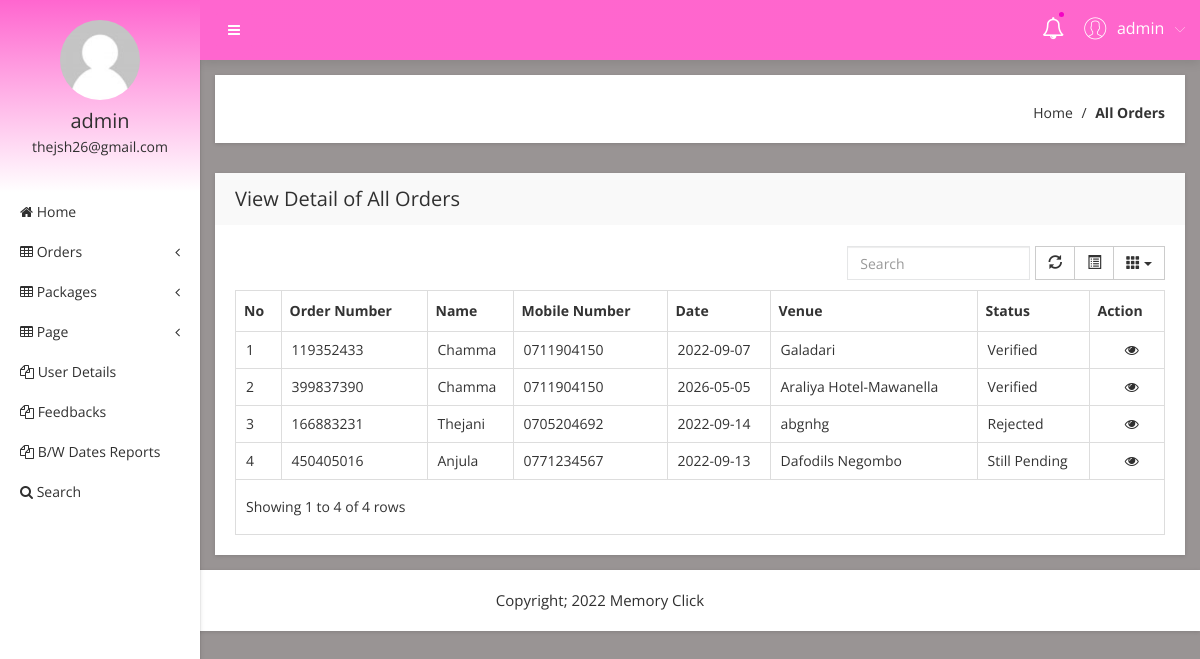
Screenshot of /admin/all_orders.php (signed in) with the database file from the repository.
### tables this page shows
CREATE TABLE `tblservice` (
  `ID` int(10) NOT NULL,
  `UserID` int(5) NOT NULL,
  `OrderID` varchar(200) DEFAULT NULL,
  `Name` varchar(200) DEFAULT NULL,
  `MobileNumber` varchar(12) DEFAULT NULL,
  `Email` varchar(100) DEFAULT NULL,
  `Address` varchar(200) DEFAULT NULL,
  `Venue` varchar(100) DEFAULT NULL,
  `Date` varchar(20) DEFAULT NULL,
  `Function` varchar(20) DEFAULT NULL,
  `Package` varchar(15) DEFAULT NULL,
  `Other` varchar(500) DEFAULT NULL,
  `Dateofapply` timestamp NULL DEFAULT current_timestamp(),
  `Remark` varchar(200) DEFAULT NULL,
  `Status` varchar(50) DEFAULT NULL,
  `UpdationDate` timestamp NULL DEFAULT NULL ON UPDATE current_timestamp(),
  `STime` varchar(20) NOT NULL,
  `ETime` varchar(20) NOT NULL
);

### admin/all_orders.php (the view, shortened to what this page needs)
<?php
include('includes/dbconnection.php');
if (strlen($_SESSION['obcsaid']==0)) {
  header('location:logout.php');
  } else{
  ?>
<!doctype html>
<html class="no-js" lang="en">
<head>
    <link rel="stylesheet" href="css/bootstrap.min.css">
    <link rel="stylesheet" href="css/font-awesome.min.css">
    <link rel="stylesheet" href="css/adminpro-custon-icon.css">
    <link rel="stylesheet" href="css/meanmenu.min.css">
    <link rel="stylesheet" href="css/jquery.mCustomScrollbar.min.css">
    <link rel="stylesheet" href="css/animate.css">
    <link rel="stylesheet" href="css/data-table/bootstrap-table.css">
    <link rel="stylesheet" href="css/data-table/bootstrap-editable.css">
    <link rel="stylesheet" href="css/normalize.css">
    <link rel="stylesheet" href="css/c3.min.css">
    <link rel="stylesheet" href="style.css">
    <link rel="stylesheet" href="css/responsive.css">
</head>
<body class="materialdesign">
    <div class="wrapper-pro">
      <?php include_once('includes/sidebar.php');?>
        <?php include_once('includes/header.php');?>
            <div class="breadcome-area mg-b-30 small-dn">
                <div class="container-fluid">
                    <div class="row">
                        <div class="col-lg-12">
                            <div class="breadcome-list shadow-reset">
                                <div class="row">
                                    <div class="col-lg-12">
                                        <ul class="breadcome-menu">
                                            <li><a href="dashboard.php">Home</a> <span class="bread-slash">/</span>
                                            </li>
                                            <li><span class="bread-blod">All Orders</span>
                                            </li>
                                        </ul>
                                    </div>
                                </div>
                            </div>
                        </div>
                    </div>
                </div>
            </div>
            <div class="data-table-area mg-b-15">
                <div class="container-fluid">
                    <div class="row">
                        <div class="col-lg-12">
                            <div class="sparkline13-list shadow-reset">
                                <div class="sparkline13-hd">
                                    <div class="main-sparkline13-hd">
                                        <h1>View <span class="table-project-n">Detail of</span> All Orders</h1>
                                    </div>
                                </div>
                                <div class="sparkline13-graph">
                                    <div class="datatable-dashv1-list custom-datatable-overright">
                                    <table id="table" data-toggle="table" data-pagination="true" data-search="true" data-show-columns="true"  data-show-refresh="true" data-key-events="true" data-show-toggle="true" data-resizable="true" data-cookie="true" data-cookie-id-table="saveId" >
                                            <thead>
                                                <tr>
                                                    <th>No</th>
                                                    <th>Order Number</th>
                                                    <th>Name</th>
                                                    <th>Mobile Number</th>
                                                    <th>Date</th>
                                                    <th>Venue</th>
                                                    <th>Status</th>
                                                    <th data-field="action">Action</th>
                                                </tr>
                                            </thead>
                                            <tbody>
                                              <?php
$sql="SELECT * from tblservice";
$query = $dbh -> prepare($sql);
$query->execute();
$results=$query->fetchAll(PDO::FETCH_OBJ);
$cnt=1;
if($query->rowCount() > 0)
{
foreach($results as $row)
{               ?>
                                                <tr>
                                                    <td><?php echo htmlentities($cnt);?></td>
                                                    <td><?php  echo htmlentities($row->OrderID);?></td>
                                                    <td><?php  echo htmlentities($row->Name);?></td>
                                                    <td><?php  echo htmlentities($row->MobileNumber);?></td>
                                                    <td><?php  echo htmlentities($row->Date);?></td>
                                                    <td><?php  echo htmlentities($row->Venue);?></td>
                                                  <?php if($row->Status==""){ ?>
                     <td><?php echo "Still Pending"; ?></td>
<?php } else { ?>                  <td><?php  echo htmlentities($row->Status);?>
                  </td>
                  <?php } ?>
                                                    <td class="datatable-ct"><a href="view_order_detail.php?viewid=<?php echo htmlentities ($row->ID);?>"><i class="fa fa-eye" aria-hidden="true"></i></a>
                                                    </td>
                                                </tr>
                                             <?php $cnt=$cnt+1;}} ?>
                                            </tbody>
                                        </table>
                                    </div>
                                </div>
                            </div>
                        </div>
                    </div>
                </div>
            </div>
        </div>
    </div>
  <?php include_once('includes/footer.php');?>
</body>
</html><?php }  ?>

### admin/includes/sidebar.php (shortened to what this page needs)
     <?php
include('includes/dbconnection.php');
if (strlen($_SESSION['obcsaid']==0)) {
  header('location:logout.php');
  } else{
  ?>
  <div class="left-sidebar-pro">
            <nav id="sidebar">
                <div class="sidebar-header">
                    <a href="#"><img src="img/message/avatar.jpg" alt="" />
                    </a>
                    <?php
$aid=$_SESSION['obcsaid'];
$sql="SELECT AdminName,Email from  tbladmin where ID=:aid";
$query = $dbh -> prepare($sql);
$query->bindParam(':aid',$aid,PDO::PARAM_STR);
$query->execute();
$results=$query->fetchAll(PDO::FETCH_OBJ);
$cnt=1;
if($query->rowCount() > 0)
{
foreach($results as $row)
{               ?>
                    <h3> <?php  echo $row->AdminName;?></h3>
                    <p> <?php  echo $row->Email;?></p>
                  <?php $cnt=$cnt+1;}} ?>
                </div>
                <div class="left-custom-menu-adp-wrap">
                    <ul class="nav navbar-nav left-sidebar-menu-pro">
                        <li class="nav-item">
                            <a href="dashboard.php" role="button" aria-expanded="false"><i class="fa big-icon fa-home"></i> <span class="mini-dn">Home</span> </a>
                        </li>
                        <li class="nav-item"><a href="#" data-toggle="dropdown" role="button" aria-expanded="false" class="nav-link dropdown-toggle"><i class="fa big-icon fa-table"></i> <span class="mini-dn">Orders</span> <span class="indicator-right-menu mini-dn"><i class="fa indicator-mn fa-angle-left"></i></span></a>
                        </li>
                        <li class="nav-item"><a href="#" data-toggle="dropdown" role="button" aria-expanded="false" class="nav-link dropdown-toggle"><i class="fa big-icon fa-table"></i> <span class="mini-dn">Packages</span> <span class="indicator-right-menu mini-dn"><i class="fa indicator-mn fa-angle-left"></i></span></a>
                        </li>
                        <li class="nav-item"><a href="#" data-toggle="dropdown" role="button" aria-expanded="false" class="nav-link dropdown-toggle"><i class="fa big-icon fa-table"></i> <span class="mini-dn">Page</span> <span class="indicator-right-menu mini-dn"><i class="fa indicator-mn fa-angle-left"></i></span></a>
                        </li>
                        <li class="nav-item">
                            <a href="users.php" role="button" aria-expanded="false"><i class="fa big-icon fa-files-o"></i> <span class="mini-dn">User Details</span> </a>
                        </li>
                        <li class="nav-item">
                            <a href="feedback.php" role="button" aria-expanded="false"><i class="fa big-icon fa-files-o"></i> <span class="mini-dn">Feedbacks</span> </a>
                        </li>
                        <li class="nav-item">
                            <a href="between-dates-report.php" role="button" aria-expanded="false"><i class="fa big-icon fa-files-o"></i> <span class="mini-dn">B/W Dates Reports</span> </a>
                        </li>
                        <li class="nav-item">
                            <a href="search.php" role="button" aria-expanded="false"><i class="fa fa-search"></i> <span class="mini-dn">Search</span> </a>
                        </li>
                    </ul>
                </div>
            </nav>
        </div>
        <?php }  ?>

### admin/includes/header.php (shortened to what this page needs)
      <?php
include('includes/dbconnection.php');
if (strlen($_SESSION['obcsaid']==0)) {
  header('location:logout.php');
  } else{
  ?>
 <div class="content-inner-all">
            <div class="header-top-area">
                <div class="fixed-header-top">
                    <div class="container-fluid">
                        <div class="row">
                            <div class="col-lg-1 col-md-6 col-sm-6 col-xs-12">
                                <button type="button" id="sidebarCollapse" class="btn bar-button-pro header-drl-controller-btn btn-info navbar-btn">
                                    <i class="fa fa-bars"></i>
                                </button>
                            </div>
                            <div class="col-lg-5 col-md-5 col-sm-6 col-xs-12">
                                <div class="header-right-info">
                                    <ul class="nav navbar-nav mai-top-nav header-right-menu">
                                        <li class="nav-item"><a href="new_orders.php" data-toggle="dropdown" role="button" aria-expanded="false" class="nav-link dropdown-toggle"><i class="fa fa-bell-o" aria-hidden="true"></i><span class="indicator-nt"></span></a>
                                        </li>
                                        <li class="nav-item">
                                            <a href="#" data-toggle="dropdown" role="button" aria-expanded="false" class="nav-link dropdown-toggle">
                                                <?php
$aid=$_SESSION['obcsaid'];
$sql="SELECT AdminName,Email from  tbladmin where ID=:aid";
$query = $dbh -> prepare($sql);
$query->bindParam(':aid',$aid,PDO::PARAM_STR);
$query->execute();
$results=$query->fetchAll(PDO::FETCH_OBJ);
$cnt=1;
if($query->rowCount() > 0)
{
foreach($results as $row)
{               ?>
                                                <span class="adminpro-icon adminpro-user-rounded header-riht-inf"></span>
                                                <span class="admin-name"><?php  echo $row->AdminName;?></span>
                                                <span class="author-project-icon adminpro-icon adminpro-down-arrow"></span><?php $cnt=$cnt+1;}} ?>
                                            </a>
                                        </li>
                                    </ul>
                                </div>
                            </div>
                        </div>
                    </div>
                </div>
            </div><?php }  ?>

### rows the page displays
tblservice: OrderID "119352433", Name "Chamma", MobileNumber "0711904150", Date "2022-09-07", Venue "Galadari", Status "Verified"
tblservice: OrderID "399837390", Name "Chamma", MobileNumber "0711904150", Date "2026-05-05", Venue "Araliya Hotel-Mawanella", Status "Verified"
tblservice: OrderID "166883231", Name "Thejani", MobileNumber "0705204692", Date "2022-09-14", Venue "abgnhg", Status "Rejected"
tblservice: OrderID "450405016", Name "Anjula", MobileNumber "0771234567", Date "2022-09-13", Venue "Dafodils Negombo", shows "Still Pending"

### other values shown
$row->AdminName "admin"
$row->Email "thejsh26@gmail.com"
